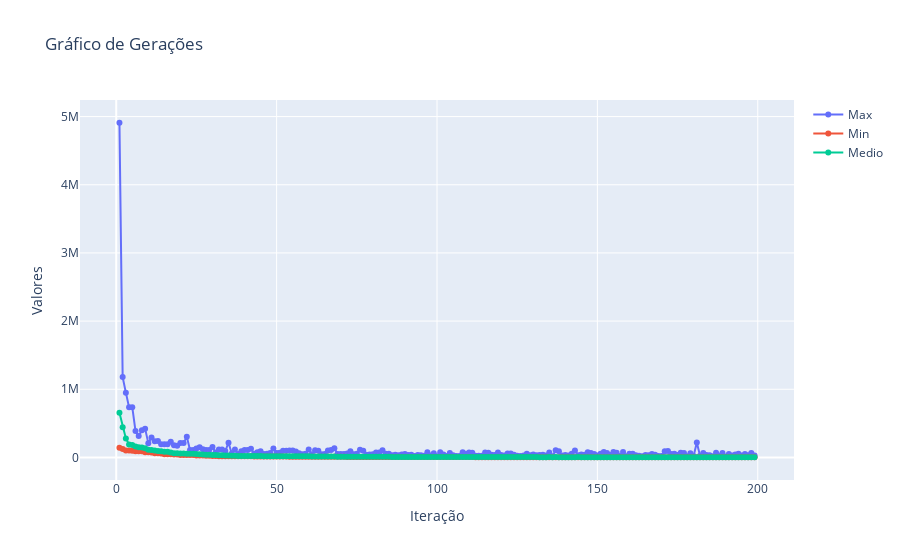

The code cell stored with this chart in its notebook:
### Code cell
plot_generations(relatorio)

### Figure 1 — Plotly figure (JSON) as saved in the notebook; plotly's stock layout.template omitted (floating-point values rounded to 4 significant figures; data arrays with more than 128 entries replaced by an {"elided": "..."} marker saying what was removed)
{"data": [{"mode": "lines+markers", "name": "Max", "type": "scatter", "x": {"elided": "199 int values"}, "y": {"elided": "199 float values"}}, {"mode": "lines+markers", "name": "Min", "type": "scatter", "x": {"elided": "199 int values"}, "y": {"elided": "199 float values"}}, {"mode": "lines+markers", "name": "Medio", "type": "scatter", "x": {"elided": "199 int values"}, "y": {"elided": "199 float values"}}], "layout": {"title": {"text": "Gráfico de Gerações"}, "xaxis": {"title": {"text": "Iteração"}}, "yaxis": {"title": {"text": "Valores"}}}}
